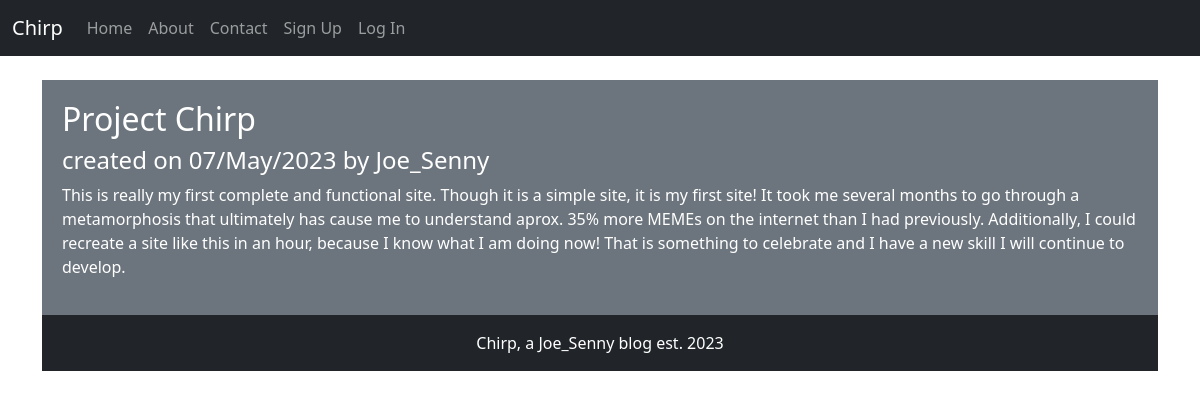
The app's page /post/2/ with its own data.
### app.py (models this page shows, shortened)
class Post(db.Model):
    __tablename__ = "posts"
    id = db.Column(db.Integer, primary_key=True)
    title = db.Column(db.String(80), nullable=False)
    content = db.Column(db.String, nullable=False)
    created_on = db.Column(db.DateTime, default=datetime.now())
    user_id = db.Column(db.Integer, db.ForeignKey("users.id"), unique=False, nullable=False)
    author = db.Column(db.String, nullable=False)
    created_by = db.relationship("User", back_populates="posts")

### app.py (the view)
@app.route('/post/<int:id>/')
def post(id):
    post = Post.query.get_or_404(id)
    context = {
        "post": post
    }
    return render_template('post.html', **context)

### templates/post.html (shortened to what this page needs)
{% extends 'base.html' %} {% block content %}
<div style="background-color:#6c757d;color:white;padding:20px;">
    <h2>{{post.title}}</h2>
    <h4>created on {{post.created_on.strftime('%d/%b/%Y')}}  by {{post.author}}</h4>
    <p>{{post.content}}</p>
{% endblock content %}

### records on screen
Post: title "Project Chirp", created_on "07/May/2023", author "Joe_Senny", content "This is really my first complete and functional site. Though it is a simple site, it is my first site! It took me several months to go through a metamorphosis that ultimately has cause me to understand aprox. 35% more MEMEs on the internet than I had previously. Additionally, I could recreate a site like this in an hour, because I know what I am doing now! That is something to celebrate and I have a new skill I will continue to develop."
